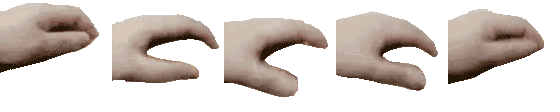
#> input picture resource/petpet_hand.png, 560 x 112 px
$ python -i breathing.py   (imports and definitions only)
#> lines starting #> are read from the running program, lines starting #| are printed output that depends on the picture; after the words box and inside, x2 and y2 are one past the last pixel; in counts of white or black regions, pixels touching at a corner belong together
### meme/gif_utils.py
"""GIF 通用工具：帧展开与类型判断，供 flip / invert / gif_speed / liquid_gif 共用"""

from PIL import Image, ImageSequence
import numpy as np
import struct


# [82 lines left out: functions is_gif, _get_background_rgba, unfold_frames, save_kwargs_for, not called in this run]


# ── LZW 编码器（GIF 格式） ──────────────────────

def _lzw_encode(data: bytes, min_code_size: int = 8) -> bytes:
    """GIF LZW 压缩。"""
    clear_code = 1 << min_code_size
    eoi_code = clear_code + 1
    next_code = eoi_code + 1
    code_size = min_code_size + 1
    max_code = 1 << code_size

    table = {}
    buf = _BitBuffer()
    buf.write(clear_code, code_size)

    prefix = data[0]
    for byte in data[1:]:
        key = (prefix << 8) | byte
        if key in table:
            prefix = table[key]
        else:
            buf.write(prefix, code_size)
            if next_code < 4096:
                table[key] = next_code
                next_code += 1
                if next_code > max_code and code_size < 12:
                    code_size += 1
                    max_code = 1 << code_size
            prefix = byte

    buf.write(prefix, code_size)
    buf.write(eoi_code, code_size)
    return buf.to_bytes()


class _BitBuffer:
    __slots__ = ('_data', '_bits', '_bit_count')

    def __init__(self):
        self._data = bytearray()
        self._bits = 0
        self._bit_count = 0

    def write(self, value: int, num_bits: int):
        self._bits |= (value & ((1 << num_bits) - 1)) << self._bit_count
        self._bit_count += num_bits
        while self._bit_count >= 8:
            self._data.append(self._bits & 0xFF)
            self._bits >>= 8
            self._bit_count -= 8

    def to_bytes(self) -> bytes:
        if self._bit_count:
            self._data.append(self._bits & 0xFF)
        return bytes(self._data)


# ── GIF 二进制写入 ─────────────────────────────

def _write_gif_sub_blocks(f, data: bytes):
    """写入 GIF sub-block 格式的数据。"""
    for i in range(0, len(data), 255):
        block = data[i:i + 255]
        f.write(struct.pack("<B", len(block)))
        f.write(block)
    f.write(b"\x00")  # 终止符


def save_rgba_gif(frames: list, durations: list, output_path: str,
                  loop: int = 0, disposal: int = 2,
                  source_palette=None, source_trans_idx=None):
    """保存 RGBA 帧列表为 GIF，正确保持透明背景。

    手工写入 GIF 二进制，确保：
    1. 所有帧共享同一个全局调色板（0 个局部调色板）
    2. 透明索引统一（所有帧同一个 transparent index）

    当提供 source_palette 时（原 GIF 的 getpalette() 结果），
    直接复用原调色板——避免重新量化导致的颜色偏移。
    适用于调速/翻转/对称等不改变像素颜色的操作。
    当未提供时（如反色操作），自动从第一帧量化生成新调色板。

    Args:
        frames: RGBA 帧列表
        durations: 每帧持续时间 (ms)
        output_path: 输出路径
        loop: 循环次数 (0=无限)
        disposal: 处置方式 (默认 2=恢复背景)
        source_palette: 可选，原 GIF 调色板 (768 bytes)
        source_trans_idx: 可选，原 GIF 透明索引
    """
    if not frames:
        return

    first_rgba = frames[0].convert("RGBA")
    has_alpha = any(
        (np.array(f.convert("RGBA").split()[-1], dtype=np.uint8) < 128).any()
        for f in frames
    )

    w, h = first_rgba.size

    # ── 1. 决定调色板 ──────────────────────
    if source_palette is not None:
        # 复用原调色板：无颜色偏移
        palette = list(source_palette)[:768]
        if len(palette) < 768:
            palette.extend([0] * (768 - len(palette)))
        trans_idx = source_trans_idx
        if trans_idx is None and has_alpha:
            # 原图无透明色但帧有透明像素 → 无可用透明索引，回退重量化
            first_p = first_rgba.quantize(colors=255, method=Image.Quantize.FASTOCTREE)
            palette = list(first_p.getpalette())[:768]
            trans_idx = first_p.info.get("transparency") or 0
            if len(palette) < 768:
                palette.extend([0] * (768 - len(palette)))
            template_p = first_p
        else:
            # 构建模板 P 图（仅用于提供给 quantize 的 palette 参考）
            template_p = Image.new("P", (1, 1))
            template_p.putpalette(palette)
    else:
        # 重新量化（反色等改变颜色的操作）
        first_p = first_rgba.quantize(colors=255, method=Image.Quantize.FASTOCTREE)
        palette = list(first_p.getpalette())[:768]
        trans_idx = first_p.info.get("transparency")
        if trans_idx is None:
            trans_idx = 0
        if len(palette) < 768:
            palette.extend([0] * (768 - len(palette)))
        template_p = first_p

    # ── 2. 将所有帧 remap 到同一调色板 ──────
    p_frames = []

    for f in frames:
        rgba = f.convert("RGBA") if f.mode != "RGBA" else f
        rgb = rgba.convert("RGB")
        quantized = rgb.quantize(palette=template_p)
        quant_arr = np.array(quantized, dtype=np.uint8)

        if trans_idx is not None and has_alpha:
            alpha = rgba.split()[-1]
            alpha_arr = np.array(alpha, dtype=np.uint8)
            quant_arr[alpha_arr < 128] = trans_idx
        p_frames.append(quant_arr)

    # ── 3. 写入 GIF 文件 ───────────────────
    with open(output_path, "wb") as f:
        # Header
        f.write(b"GIF89a")

        # Logical Screen Descriptor
        packed = 0xF7  # GCT present, 256 colors
        f.write(struct.pack("<HHBBB", w, h, packed, 0, 0))

        # Global Color Table
        f.write(bytes(palette[:768]))

        # Netscape Extension (loop)
        f.write(b"\x21\xFF\x0BNETSCAPE2.0\x03\x01")
        f.write(struct.pack("<H", loop & 0xFFFF))
        f.write(b"\x00")

        # 逐帧写入
        for i, pframe in enumerate(p_frames):
            dur_ms = durations[i] if i < len(durations) else 100
            dur_cs = max(1, min(65535, dur_ms // 10))

            # Graphic Control Extension
            disposal_bits = (disposal & 0x07) << 2
            has_trans = (trans_idx is not None and has_alpha)
            flags = disposal_bits | (0x01 if has_trans else 0x00)
            f.write(b"\x21\xF9\x04")
            t_idx = trans_idx if has_trans else 0
            f.write(struct.pack("<BHBB", flags, dur_cs, t_idx, 0))

            # Image Descriptor — 无局部调色板
            f.write(b"\x2C")
            f.write(struct.pack("<HHHH", 0, 0, w, h))
            f.write(b"\x00")

            # LZW 压缩
            min_code_size = 8
            compressed = _lzw_encode(pframe.tobytes(), min_code_size)
            f.write(struct.pack("<B", min_code_size))
            _write_gif_sub_blocks(f, compressed)

        # Trailer
        f.write(b"\x3B")

### meme/breathing.py
"""呼吸模块：图片周期缩放，像在呼吸"""

import math
from PIL import Image
from .gif_utils import is_gif, save_rgba_gif


def breathing_image(input_path, output_path,
                    min_scale=0.92, max_scale=1.08,
                    frames=30, frame_delay=40):
    """生成呼吸缩放 GIF，支持动图输入。

    动图输入时，逐帧呼吸缩放，原始动画与呼吸叠加。
    """
#> called with input_path = '../resource/petpet_hand.png', output_path = 'out.png', min_scale = 0.92, max_scale = 1.08, frames = 30, frame_delay = 40
    src = Image.open(input_path)
#> src is the input picture: PIL image 560x112 P; mean R, G, B, A 64.5, 56.1, 51, 103.2
    if getattr(src, "is_animated", False):
        src_frames, src_durations = unfold_frames(src)
        n_src = len(src_frames)
        processed = []
        for i, f in enumerate(src_frames):
            rgba = f.convert("RGBA")
            w, h = rgba.size
            t = 2 * math.pi * i / n_src
            if t < math.pi:
                p = t / math.pi
                scale = 1.0 - (1.0 - min_scale) * math.sin(p * math.pi / 2)
            else:
                p = (t - math.pi) / math.pi
                scale = 1.0 + (max_scale - 1.0) * math.sin(p * math.pi / 2)
            nw = max(1, int(w * scale))
            nh = max(1, int(h * scale))
            scaled = rgba.resize((nw, nh), Image.LANCZOS)
            canvas = Image.new("RGBA", (w, h), (0, 0, 0, 0))
            canvas.paste(scaled, ((w - nw) // 2, (h - nh) // 2))
            processed.append(canvas)
        save_rgba_gif(processed, src_durations, output_path, loop=0)
        return

    rgba = src.convert("RGBA")
    w, h = rgba.size
#> w = 560; h = 112
    out_frames = []
    for i in range(frames):
        t = 2 * math.pi * i / frames
        if t < math.pi:
            p = t / math.pi
            scale = 1.0 - (1.0 - min_scale) * math.sin(p * math.pi / 2)
        else:
            p = (t - math.pi) / math.pi
            scale = 1.0 + (max_scale - 1.0) * math.sin(p * math.pi / 2)
        nw = max(1, int(w * scale))
        nh = max(1, int(h * scale))
        scaled = rgba.resize((nw, nh), Image.LANCZOS)
        canvas = Image.new("RGBA", (w, h), (0, 0, 0, 0))
        canvas.paste(scaled, ((w - nw) // 2, (h - nh) // 2))
        out_frames.append(canvas)
#> this loop made 30 passes
#> pass 2, in breathing_image, `scaled = rgba.resize((nw, nh), Image.LANCZOS)`:
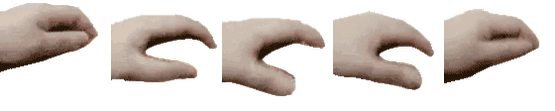
#> scaled: PIL image 555x111 RGBA; mean R, G, B, A 69.8, 60.5, 54.9, 103; transparent parts drawn white
#> pass 3, in breathing_image, `scaled = rgba.resize((nw, nh), Image.LANCZOS)`:
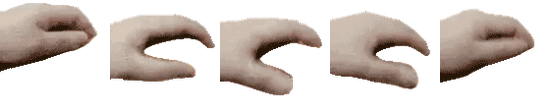
#> scaled: PIL image 550x110 RGBA; mean R, G, B, A 70.1, 60.9, 55.3, 103.1; transparent parts drawn white
#> after the loop:
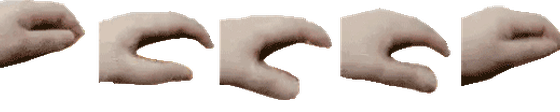
#> canvas: PIL image 560x112 RGBA; mean R, G, B, A 76.7, 66.5, 60.4, 113.1; transparent parts drawn white
#> after the loop, out_frames = 30 items
    save_rgba_gif(out_frames, [frame_delay] * frames, output_path, loop=0)
#> in save_rgba_gif, `has_alpha = any( (np.array(f.convert("RGBA").split()[-1], dtype=np.uin..`: has_alpha = True
#> in save_rgba_gif, `first_p = first_rgba.quantize(colors=255, method=Image.Quantize.FASTOC..`:
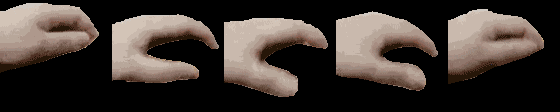
#> first_p: PIL image 560x112 P; mean R, G, B 64.4, 55.9, 50.8
#> in save_rgba_gif, `palette = list(first_p.getpalette())[:768]`: palette = 765 values, max 230 at index 105, min 0 at index 0, mean 18.79
#> the loop in save_rgba_gif, `for f in frames:` made 30 passes
#> pass 1, in save_rgba_gif, `quant_arr = np.array(quantized, dtype=np.uint8)`:
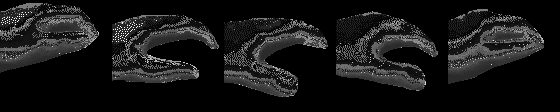
#> quant_arr: shape (112, 560); min 0, max 35, mean 3.1; drawn with min black and max white
#> pass 1, in save_rgba_gif, `alpha = rgba.split()[-1]`:
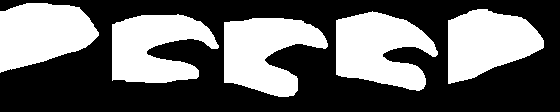
#> alpha: PIL image 560x112 L; 40.5% white; 5 white regions, box (x1, y1, x2, y2) and area: (336, 11, 438, 91) 5377, (224, 18, 328, 97) 5216, (0, 3, 99, 73) 4970, (112, 14, 219, 83) 4942, (448, 9, 544, 84) 4888
#> after the loop in save_rgba_gif, `for f in frames:`:
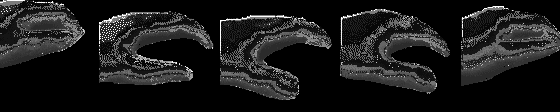
#> quant_arr: shape (112, 560); min 0, max 35, mean 3.7; drawn with min black and max white
#> after the loop in save_rgba_gif, `for f in frames:`: p_frames = 30 items
#> the loop in save_rgba_gif, `for i, pframe in enumerate(p_frames):` made 30 passes

>>> result = breathing_image('../resource/petpet_hand.png', 'out.png')
